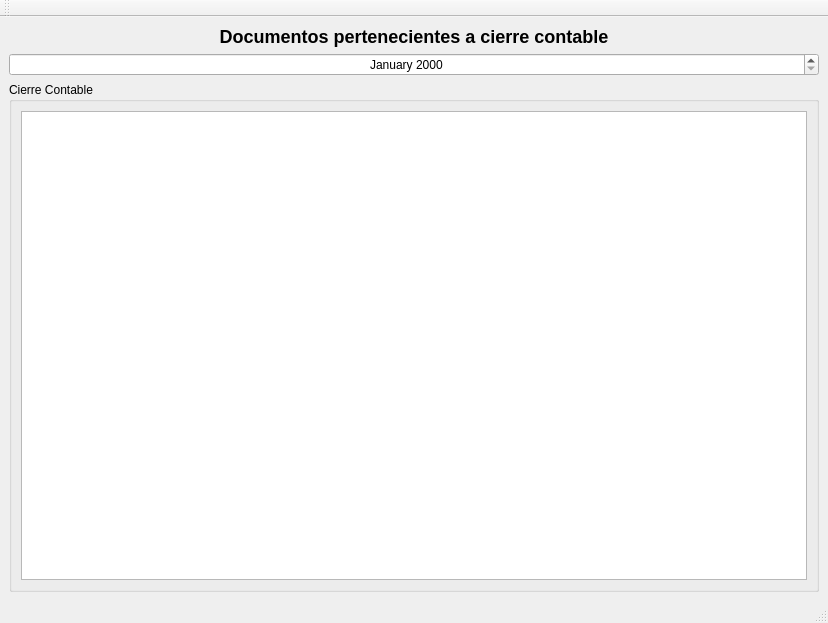
<?xml version="1.0" encoding="UTF-8"?>
<ui version="4.0">
 <class>frmCierreContable</class>
 <widget class="QMainWindow" name="frmCierreContable">
  <property name="geometry">
   <rect>
    <x>0</x>
    <y>0</y>
    <width>828</width>
    <height>623</height>
   </rect>
  </property>
  <property name="windowTitle">
   <string>Cierre Contable</string>
  </property>
  <property name="styleSheet">
   <string notr="true"/>
  </property>
  <widget class="QWidget" name="centralwidget">
   <layout class="QGridLayout" name="gridLayout">
    <item row="0" column="0">
     <widget class="QLabel" name="lbltitulo">
      <property name="frameShape">
       <enum>QFrame::NoFrame</enum>
      </property>
      <property name="text">
       <string>&lt;h2&gt;&lt;b&gt;Documentos pertenecientes a cierre contable</string>
      </property>
      <property name="scaledContents">
       <bool>false</bool>
      </property>
      <property name="alignment">
       <set>Qt::AlignCenter</set>
      </property>
     </widget>
    </item>
    <item row="1" column="0">
     <widget class="QDateTimeEdit" name="dtPicker">
      <property name="alignment">
       <set>Qt::AlignCenter</set>
      </property>
      <property name="currentSection">
       <enum>QDateTimeEdit::MonthSection</enum>
      </property>
      <property name="displayFormat">
       <string>MMMM yyyy</string>
      </property>
     </widget>
    </item>
    <item row="2" column="0">
     <widget class="QSplitter" name="splitter_2">
      <property name="sizePolicy">
       <sizepolicy hsizetype="Expanding" vsizetype="MinimumExpanding">
        <horstretch>0</horstretch>
        <verstretch>0</verstretch>
       </sizepolicy>
      </property>
      <property name="orientation">
       <enum>Qt::Horizontal</enum>
      </property>
      <widget class="QSplitter" name="splitter">
       <property name="sizePolicy">
        <sizepolicy hsizetype="MinimumExpanding" vsizetype="MinimumExpanding">
         <horstretch>0</horstretch>
         <verstretch>0</verstretch>
        </sizepolicy>
       </property>
       <property name="orientation">
        <enum>Qt::Vertical</enum>
       </property>
       <widget class="QGroupBox" name="groupBox_3">
        <property name="minimumSize">
         <size>
          <width>0</width>
          <height>240</height>
         </size>
        </property>
        <property name="title">
         <string>Cierre Contable</string>
        </property>
        <layout class="QVBoxLayout" name="verticalLayout">
         <item>
          <widget class="QTableView" name="tabledetails"/>
         </item>
        </layout>
       </widget>
      </widget>
     </widget>
    </item>
   </layout>
  </widget>
  <widget class="QStatusBar" name="statusbar"/>
  <widget class="QToolBar" name="toolBar">
   <property name="windowTitle">
    <string>toolBar</string>
   </property>
   <property name="allowedAreas">
    <set>Qt::AllToolBarAreas</set>
   </property>
   <property name="toolButtonStyle">
    <enum>Qt::ToolButtonIconOnly</enum>
   </property>
   <attribute name="toolBarArea">
    <enum>TopToolBarArea</enum>
   </attribute>
   <attribute name="toolBarBreak">
    <bool>false</bool>
   </attribute>
  </widget>
  <action name="actionSave">
   <property name="icon">
    <iconset resource="res.qrc">
     <normaloff>:/icons/res/document-save.png</normaloff>:/icons/res/document-save.png</iconset>
   </property>
   <property name="text">
    <string>save</string>
   </property>
   <property name="toolTip">
    <string>Guardar</string>
   </property>
   <property name="shortcut">
    <string>Ctrl+G</string>
   </property>
  </action>
 </widget>
 <resources>
  <include location="res.qrc"/>
 </resources>
 <connections/>
</ui>
